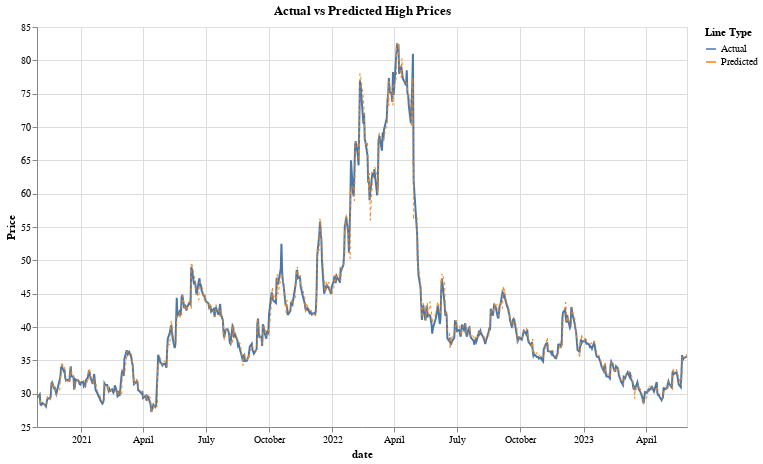

Notebook source saved alongside this figure:
### Code cell
import altair as alt

alt.themes.enable('fivethirtyeight')

predictions_df['date'] = pd.to_datetime(predictions_df['date'])

predictions_df['label'] = 'Actual'
predictions_df['predicted_label'] = 'Predicted'

# Actual high price line
line1 = alt.Chart(predictions_df).mark_line(strokeWidth=2).encode(
    x='date:T',
    y=alt.Y('y_test:Q', title='Price', scale=alt.Scale(zero=False)),
    color=alt.Color('label:N', legend=alt.Legend(title="Line Type")),
    tooltip=['date', 'y_test', 'y_pred']
)

# Predicted high price line
line2 = alt.Chart(predictions_df).mark_line(strokeWidth=1, strokeDash=[3, 3]).encode(
    x='date:T',
    y=alt.Y('y_pred:Q', title='', scale=alt.Scale(zero=False)),
    color=alt.Color('predicted_label:N', legend=alt.Legend(title="Line Type")),
    tooltip=['date', 'y_test', 'y_pred']
)

# Combine the two lines
chart = alt.layer(line1, line2).properties(
    title='Actual vs Predicted High Prices',
    width=650,
    height=400
).interactive()

chart

### Figure 1 — Vega-Lite specification as saved in the notebook (floating-point values rounded to 4 significant figures; data arrays with more than 128 entries replaced by an {"elided": "..."} marker saying what was removed)
{"usermeta": {"embedOptions": {"theme": "fivethirtyeight"}}, "config": {"view": {"continuousWidth": 300, "continuousHeight": 300}}, "layer": [{"mark": {"type": "line", "strokeWidth": 2}, "encoding": {"color": {"field": "label", "legend": {"title": "Line Type"}, "type": "nominal"}, "tooltip": [{"field": "date", "type": "temporal"}, {"field": "y_test", "type": "quantitative"}, {"field": "y_pred", "type": "quantitative"}], "x": {"field": "date", "type": "temporal"}, "y": {"field": "y_test", "scale": {"zero": false}, "title": "Price", "type": "quantitative"}}, "name": "view_7"}, {"mark": {"type": "line", "strokeDash": [3, 3], "strokeWidth": 1}, "encoding": {"color": {"field": "predicted_label", "legend": {"title": "Line Type"}, "type": "nominal"}, "tooltip": [{"field": "date", "type": "temporal"}, {"field": "y_test", "type": "quantitative"}, {"field": "y_pred", "type": "quantitative"}], "x": {"field": "date", "type": "temporal"}, "y": {"field": "y_pred", "scale": {"zero": false}, "title": "", "type": "quantitative"}}}], "data": {"name": "data-2ebfc4f87b737da6956f1dac00f268c6"}, "height": 400, "params": [{"name": "param_7", "select": {"type": "interval", "encodings": ["x", "y"]}, "bind": "scales", "views": ["view_7"]}], "title": "Actual vs Predicted High Prices", "width": 650, "$schema": "https://vega.github.io/schema/vega-lite/v5.8.0.json", "datasets": {"data-2ebfc4f87b737da6956f1dac00f268c6": {"elided": "794 records"}}}
